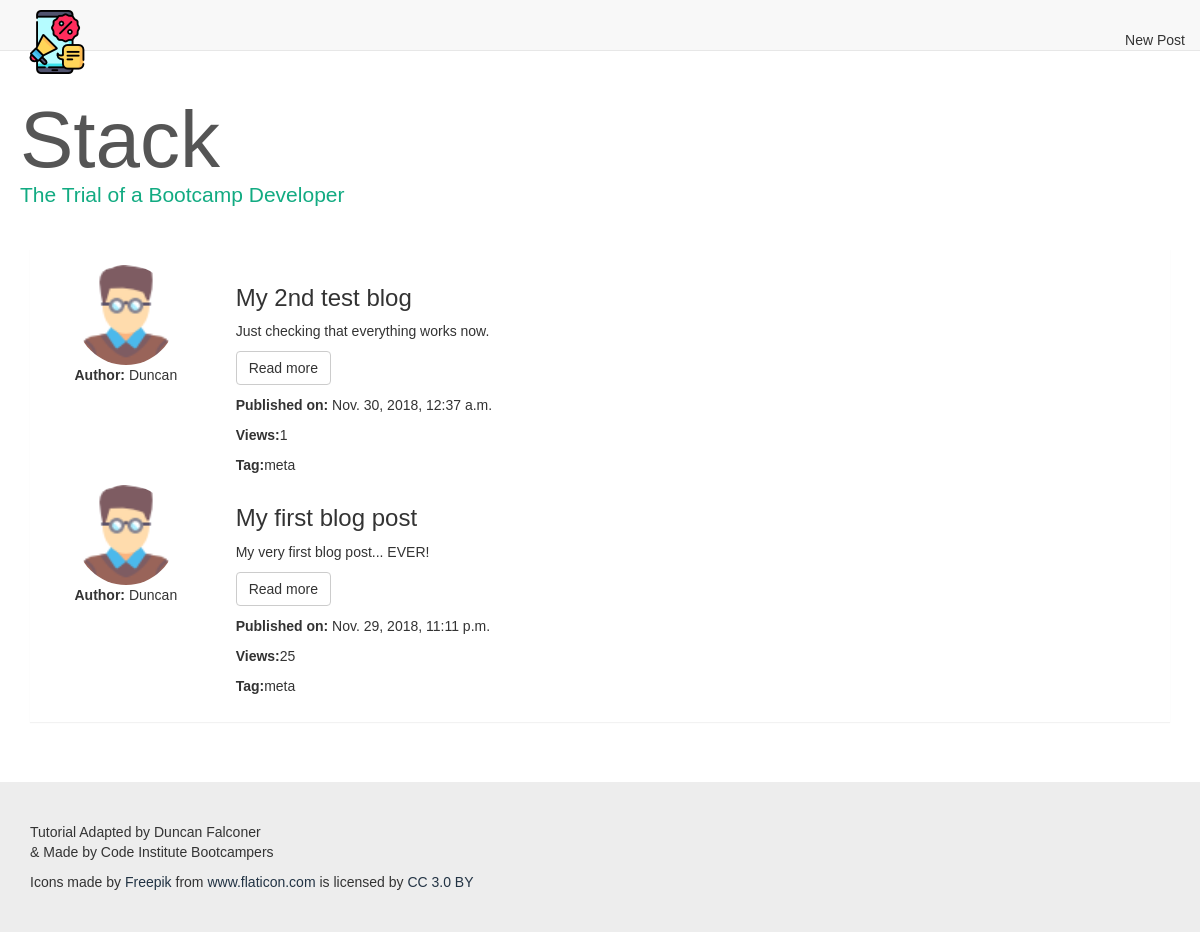
/posts/, run on an earlier commit of the app's database.
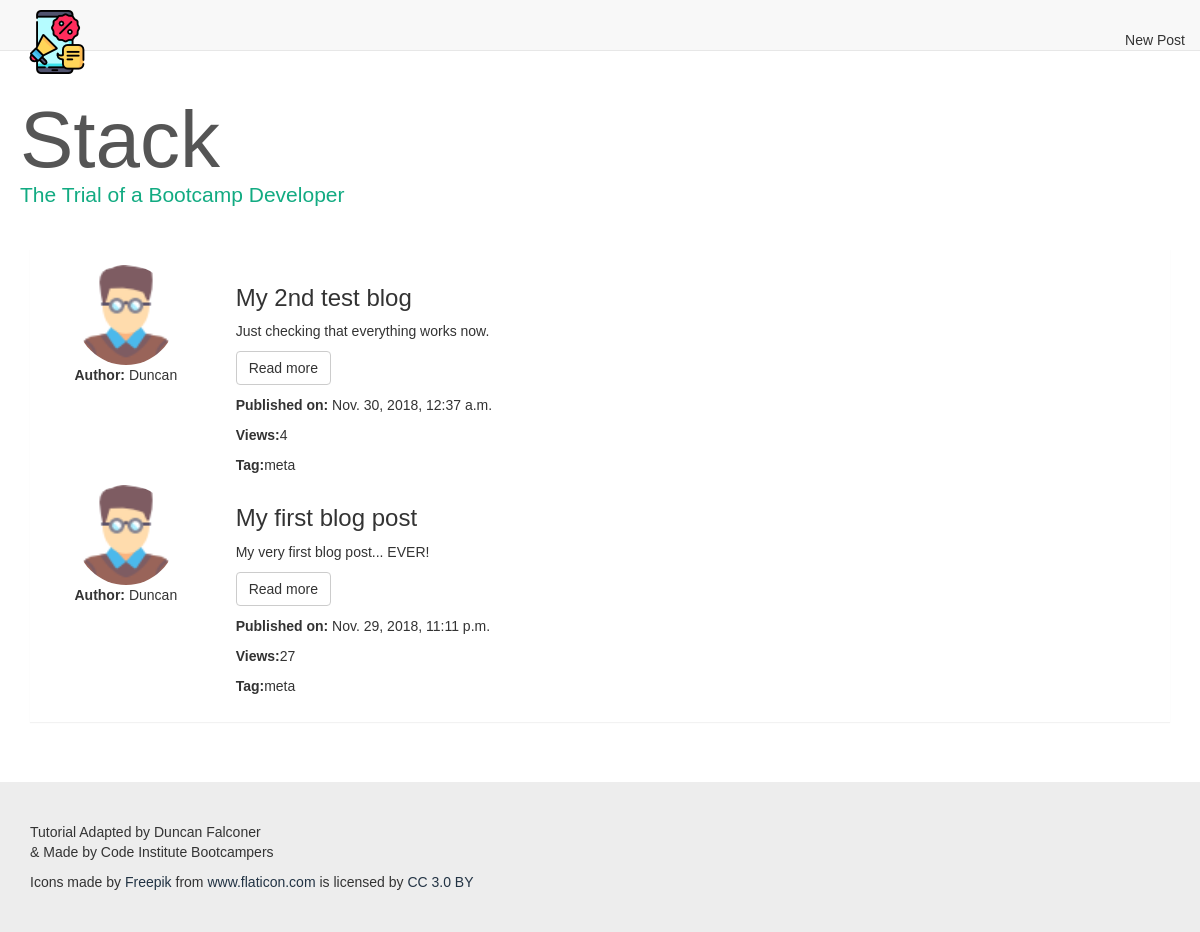
And on a later commit of the database.
### posts/models.py (models this page shows, shortened)
class Post(models.Model):
    title = models.CharField(max_length=200)
    content = models.TextField()
    created_date = models.DateTimeField(auto_now_add=True)
    published_date = models.DateTimeField(blank=True, null=True,
                                            default=timezone.now)
    views = models.IntegerField(default=0)
    tag = models.CharField(max_length=30, blank=True, null=True)
    image = models.ImageField(upload_to="img", blank=True, null=True)

### posts/views.py (the view)
def get_posts(request):
    posts = Post.objects.filter(published_date__lte=timezone.now()
                                ).order_by('-published_date')
    return render(request, "blogposts.html", {'posts': posts})

### posts/templates/blogposts.html (shortened to what this page needs)
{% extends "base.html" %}
{% block content %}
{% for post in posts %}
<div class="row">
    <div class="col-md-2 col-sm-3 text-center">
        <a href="#" class="story"><img src="/media/img/profile.png" class="img-circle" alt="Profile image"></a>
        <p><span class="boldtext">Author:</span> Duncan</p>
    </div>
    <div class="col-md-10 col-sm-9">
        <h3>{{ post.title }}</h3>
        <div class="row">
            <div class="col-xs-9">
                <p>{{ post.content|truncatewords:30}}</p>
                <p><a href="{% url 'post_detail' post.id %}" class="btn btn-default">Read more</a></p>
                <p><span class="boldtext">Published on:</span> {{ post.published_date }}</p>
                <p><span class="boldtext">Views:</span>{{ post.views }}</p>
                <p><span class="boldtext">Tag:</span>{{ post.tag }}</p>
            </div>
        </div>
    </div>
</div>
{% endfor %}
{% endblock content %}

### templates/base.html (shortened to what this page needs)
{% load static from staticfiles %}
<!DOCTYPE html>
<html lang="en">
<head>
</head>
<link rel="stylesheet" href="https://maxcdn.bootstrapcdn.com/bootstrap/3.3.7/css/bootstrap.min.css">
<link rel="stylesheet" href="{% static 'css/custom.css' %}">
<body>
    <nav class="navbar navbar-masthead navbar-default navbar-fixed-top">
            <div class="container">
            <div class="navbar-header">
              <a class="navbar-brand" href="{% url 'get_posts' %}"><img src="/media/img/logo.png"/></a>
            </div>
            <div id="navbar" class="navbar-collapse collapse">
                <ul class="nav navbar-nav navbar-right">
                    <li><a href="{% url 'new_post' %}"></a>New Post</li>
                </ul>
            </div>
        </div>
    </nav>
    <div id="masthead">
        <div class="container">
            <div class="row">
                <h1>
                    Stack
                    <p id="logo" class="lead"> The Trial of a Bootcamp Developer
                </h1>
            </div>
        </div>
    </div>
    <div class="container">
        <div class="row">
            <div class="col-md-12">
                <div class="panel">
                    <div class="panel-body">
                        {% block content %}
                        {% endblock content %}
                    </div>
                </div>
            </div>
        </div>
    </div>
    <footer>
        <div class="container">
            <p>Tutorial Adapted by Duncan Falconer <br>& Made by Code Institute Bootcampers</p>
            <div>Icons made by <a href="https://www.freepik.com/" title="Freepik">Freepik</a> from <a href="https://www.flaticon.com/" 			    title="Flaticon">www.flaticon.com</a> is licensed by <a href="http://creativecommons.org/licenses/by/3.0/" 			    title="Creative Commons BY 3.0" target="_blank">CC 3.0 BY</a></div>
        </div>
    </footer>
</body>
</html>

### static/css/custom.css (style rules this page uses)
body { font-family: Arial; padding-top: 50px; }
footer { margin-top: 40px; padding-top: 40px; padding-bottom: 40px; background-color: #ededed; }
h1, h1 a { color: #555555; text-decoration: none; }
#masthead { padding-left:10px; min-height: 199px; }
#masthead h1 { font-size: 55px; line-height: 1; margin-top: 50px; }
.navbar-brand { padding: 10px 10px; }
#logo { color: #12AB82; }
a, a:hover { color: #223344; text-decoration: none; }
.panel { border-color: transparent; border-radius: 0; }
.img-circle { width:100px; height: 100px; }
.boldtext { font-weight: bold; }
@media screen and (min-width: 768px) { #masthead h1 { font-size: 80px; } }

What changed in the data, as far as the page shows it:
changed Post "My 2nd test blog": views "1" → "4"
changed Post "My first blog post": views "25" → "27"
